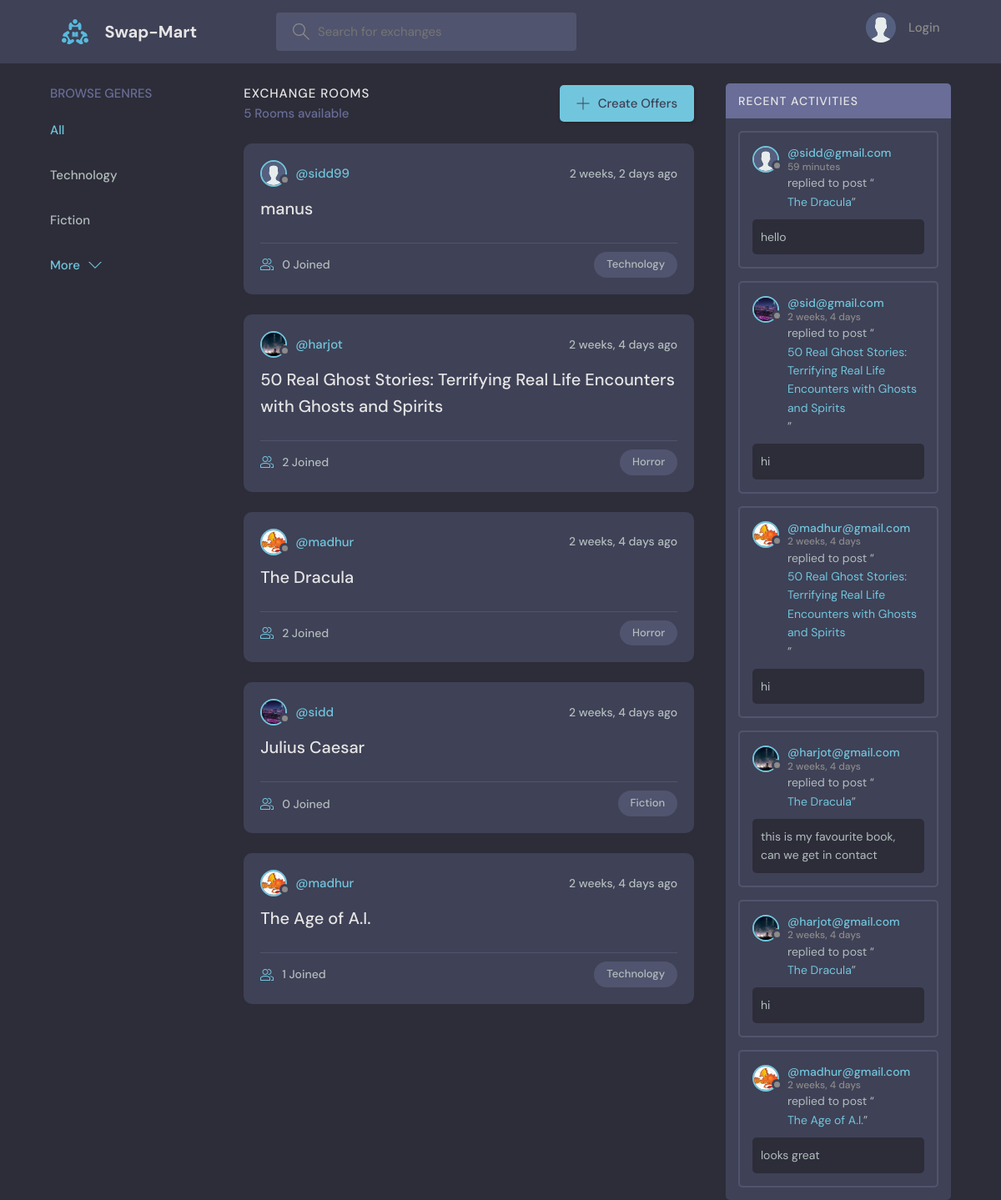
The page /exchange/ on the database its author committed.
### base/models.py (models this page shows, shortened)
class Topic(models.Model):
    name= models.CharField(max_length=200)

class Exchange_Room(models.Model):
    host = models.ForeignKey(User, on_delete=models.SET_NULL, null=True)
    topic= models.ForeignKey(Topic, on_delete=models.SET_NULL, null=True)
    name = models.CharField(max_length=200)
    description = models.TextField(null = True, blank = True)
    participants = models.ManyToManyField(
        User, related_name='participants', blank=True)
    updated = models.DateTimeField(auto_now = True)
    created = models.DateTimeField(auto_now_add=True)
    author = models.CharField(null = True, blank=True, max_length=200)
    class Meta:
        ordering = ['-updated', 'created']
    def __str__(self):
        return self.name

class User(AbstractUser):
    name=models.CharField(max_length=200, null=True)
    email=models.EmailField(unique=True, null=True)
    bio=models.TextField(null=True)
    avatar= models.ImageField(null=True, default="avatar.svg")
    USERNAME_FIELD= 'email'
    REQUIRED_FIELDS=['username']

class Message(models.Model):
    user= models.ForeignKey(User, on_delete=models.CASCADE)
    room = models.ForeignKey(Exchange_Room, on_delete=models.CASCADE)
    body = models.TextField()
    updated = models.DateTimeField(auto_now = True)
    created = models.DateTimeField(auto_now_add=True)
    class Meta:
        ordering = ['-updated', 'created']

### base/views.py (the view)
# urls.py: path('exchange/', views.home,name="home"),
def home(request):
    q=request.GET.get('q') if request.GET.get('q') != None else ''
    rooms = Exchange_Room.objects.filter(
        Q(topic__name__icontains=q)|
        Q(name__icontains=q)|
        Q(description__icontains=q)|
        Q(author__icontains=q)
    )
    topics = Topic.objects.all()[0:2]
    room_count=rooms.count()
    room_messages = Message.objects.filter(Q(room__topic__name__icontains=q))
    context={'rooms':rooms, 'topics': topics,
            'room_count':room_count, 'room_messages':room_messages}
    return render(request,'base/home.html',context)

### base/templates/base/home.html (shortened to what this page needs)
{% extends 'main.html' %}
{% block content %}
    <main class="layout layout--3">
      <div class="container">
        {% include 'base/topics_component.html' %}
        <div class="roomList">
          <div class="roomList__header">
            <div>
              <h2>Exchange Rooms</h2>
              <p>{{room_count}} Rooms available</p>
            </div>
            <a class="btn btn--main" href="{% url 'create-room' %}">
              <svg version="1.1" xmlns="http://www.w3.org/2000/svg" width="32" height="32" viewBox="0 0 32 32">
                <title>add</title>
                <path
                  d="M16.943 0.943h-1.885v14.115h-14.115v1.885h14.115v14.115h1.885v-14.115h14.115v-1.885h-14.115v-14.115z"
                ></path>
              </svg>
              Create Offers
            </a>
          </div>
          {% include 'base/feed_component.html' %}
        </div>
        {% include 'base/activity_component.html' %}
      </div>
    </main>
    {% endblock content %}

### base/templates/base/topics_component.html (shortened to what this page needs)
<div class="topics">
    <div class="topics__header">
        <h2>Browse Genres</h2>
    </div>
    <ul class="topics__list">
        <li>
            <a href="{% url 'home' %}" class="active">All
            </a>
        </li>
        {% for topic in topics %}
        <li>
            <a href="{% url 'home' %}?q={{topic.name}}">{{topic.name}}
            </a>
        </li>
        {% endfor %}
    </ul>
    <a class="btn btn--link" href="{% url 'topics' %}">
        More
        <svg version="1.1" xmlns="http://www.w3.org/2000/svg" width="32" height="32" viewBox="0 0 32 32">
            <title>chevron-down</title>
            <path d="M16 21l-13-13h-3l16 16 16-16h-3l-13 13z"></path>
        </svg>
    </a>
</div>

### base/templates/base/feed_component.html (shortened to what this page needs)
{% for room in rooms %}
<div class="roomListRoom">
    <div class="roomListRoom__header">
        <a href="{% url 'user-profile' room.host.id %}" class="roomListRoom__author">
            <div class="avatar avatar--small">
                <img src="{{room.host.avatar.url}}" />
            </div>
            <span>@{{room.host.username}}</span>
        </a>
        <div class="roomListRoom__actions">
            <span>{{room.created|timesince}} ago</span>
        </div>
    </div>
    <div class="roomListRoom__content">
        <a href="{% url 'room' room.id %}">{{room.name}}</a>
    </div>
    <div class="roomListRoom__meta">
        <a href="{% url 'room' room.id %}" class="roomListRoom__joined">
            {{room.participants.all.count}} Joined
        </a>
        <p class="roomListRoom__topic">{{room.topic.name}}</p>
    </div>
</div>
{% endfor %}

### base/templates/base/activity_component.html (shortened to what this page needs)
<div class="activities">
    <div class="activities__header">
      <h2>Recent Activities</h2>
    </div>
    {% for message in room_messages %}
    <div class="activities__box">
      <div class="activities__boxHeader roomListRoom__header">
        <a href="{% url 'user-profile' message.user.id %}" class="roomListRoom__author">
          <div class="avatar avatar--small">
            <img src="{{message.user.avatar.url}}" />
          </div>
          <p>
            @{{message.user}}
            <span>{{message.created|timesince}}</span>
          </p>
        </a>
      </div>
      <div class="activities__boxContent">
        <p>replied to post “<a href="{% url 'room' message.room.id %}">{{message.room}}</a>”</p>
        <div class="activities__boxRoomContent">
          {{message.body}}
        </div>
      </div>
    </div>
    {%endfor%}
  </div>

### rows shown on the page
Topic: name "Technology"
Topic: name "Fiction"
Exchange_Room: host.avatar (placeholder picture), host.username "sidd99", created "2 weeks, 2 days", name "manus", participants.all.count "0", topic.name "Technology"
Exchange_Room: host.avatar (picture), host.username "harjot", created "2 weeks, 4 days", name "50 Real Ghost Stories: Terrifying Real Life Encounters with Ghosts and Spirits", participants.all.count "2", topic.name "Horror"
Exchange_Room: host.avatar (picture), host.username "madhur", created "2 weeks, 4 days", name "The Dracula", participants.all.count "2", topic.name "Horror"
Exchange_Room: host.avatar (picture), host.username "sidd", created "2 weeks, 4 days", name "Julius Caesar", participants.all.count "0", topic.name "Fiction"
Exchange_Room: host.avatar (picture), host.username "madhur", created "2 weeks, 4 days", name "The Age of A.I.", participants.all.count "1", topic.name "Technology"
Message: user.avatar (placeholder picture), user "sidd@gmail.com", created "59 minutes", room "The Dracula", body "hello"
Message: user.avatar (picture), user "sid@gmail.com", created "2 weeks, 4 days", room "50 Real Ghost Stories: Terrifying Real Life Encounters with Ghosts and Spirits", body "hi"
Message: user.avatar (picture), user "madhur@gmail.com", created "2 weeks, 4 days", room "50 Real Ghost Stories: Terrifying Real Life Encounters with Ghosts and Spirits", body "hi"
Message: user.avatar (picture), user "harjot@gmail.com", created "2 weeks, 4 days", room "The Dracula", body "this is my favourite book, can we get in contact"
Message: user.avatar (picture), user "harjot@gmail.com", created "2 weeks, 4 days", room "The Dracula", body "hi"
Message: user.avatar (picture), user "madhur@gmail.com", created "2 weeks, 4 days", room "The Age of A.I.", body "looks great"

### other values the page prints
{{ room_count }} "5"
